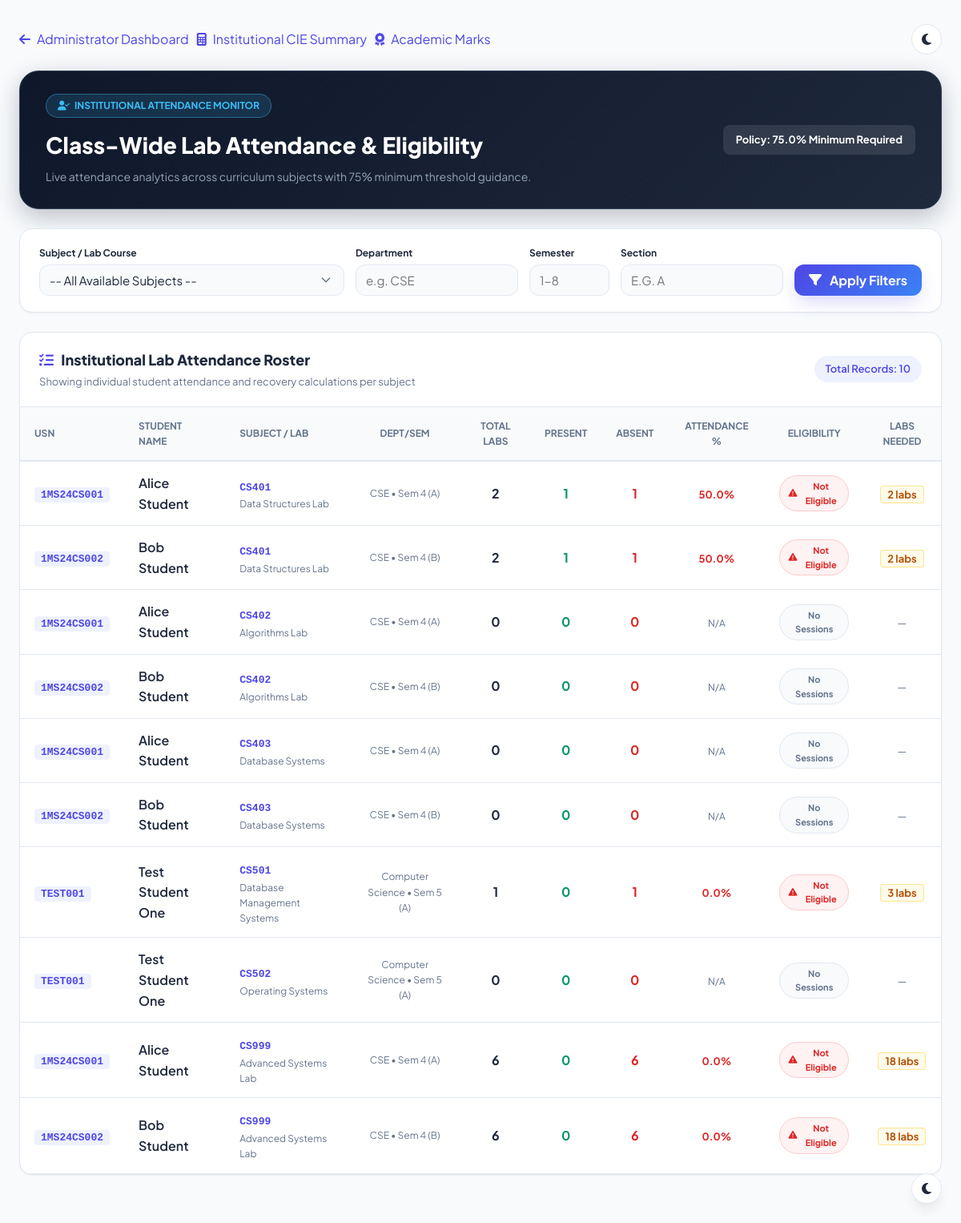
The app's page /admin/attendance (signed in) with its own data.
### tables this page shows
CREATE TABLE students(
        id INTEGER PRIMARY KEY AUTOINCREMENT,
        usn TEXT UNIQUE NOT NULL,
        fullname TEXT NOT NULL,
        email TEXT UNIQUE NOT NULL,
        department TEXT NOT NULL,
        semester INTEGER NOT NULL,
        section TEXT NOT NULL,
        qr_path TEXT
    );

CREATE TABLE "subjects" (id INTEGER PRIMARY KEY AUTOINCREMENT, subject_code TEXT UNIQUE NOT NULL, subject_name TEXT NOT NULL, department TEXT NOT NULL, semester INTEGER NOT NULL);

### app.py (the view)
@app.route("/admin/attendance")
@role_required("admin")
def admin_attendance():
    selected_subject = request.args.get("subject", "").strip().upper() or None
    selected_dept = request.args.get("department", "").strip() or None
    selected_sem = request.args.get("semester", "").strip() or None
    selected_sec = request.args.get("section", "").strip() or None
    conn = get_db_connection()
    cursor = conn.cursor()
    cursor.execute("SELECT subject_code, subject_name, department, semester FROM subjects ORDER BY subject_code ASC")
    all_subjects = cursor.fetchall()
    sem_int = int(selected_sem) if selected_sem and selected_sem.isdigit() else None
    attendance_records = get_class_attendance_summary(
        subject_code=selected_subject,
        department=selected_dept,
        semester=sem_int,
        section=selected_sec,
        conn=conn
    )
    conn.close()
    return render_template(
        "admin_attendance.html",
        all_subjects=all_subjects,
        selected_subject=selected_subject or "",
        selected_dept=selected_dept or "",
        selected_sem=selected_sem or "",
        selected_sec=selected_sec or "",
        attendance_records=attendance_records,
        min_attendance_pct=MIN_ATTENDANCE_PERCENTAGE,
        fullname=session.get("fullname", "Administrator")
    )

### templates/admin_attendance.html (shortened to what this page needs)
<!DOCTYPE html>
<html lang="en">
<head>
    <link rel="stylesheet" href="{{ url_for('static', filename='css/dashboard.css') }}">
    <link rel="stylesheet" href="{{ url_for('static', filename='css/style.css') }}">
    <link rel="stylesheet" href="https://cdnjs.cloudflare.com/ajax/libs/font-awesome/6.5.2/css/all.min.css">
</head>
<body style="background: var(--bg-main);">
    <div style="max-width: 1400px; margin: 30px auto; padding: 0 24px;">
        <div style="display: flex; justify-content: space-between; align-items: center; margin-bottom: 20px; flex-wrap: wrap; gap: 12px;">
            <div style="display: flex; gap: 10px; flex-wrap: wrap;">
                <a href="{{ url_for('admin') }}" class="btn btn-outline" style="display: inline-flex; align-items: center; gap: 8px;">
                    <i class="fas fa-arrow-left"></i> Administrator Dashboard
                </a>
                <a href="{{ url_for('admin_summary') }}" class="btn btn-outline" style="display: inline-flex; align-items: center; gap: 8px;">
                    <i class="fas fa-calculator"></i> Institutional CIE Summary
                </a>
                <a href="{{ url_for('admin_marks') }}" class="btn btn-outline" style="display: inline-flex; align-items: center; gap: 8px;">
                    <i class="fas fa-award"></i> Academic Marks
                </a>
            </div>
            <button class="theme-toggle-btn" title="Toggle Dark/Light Theme" type="button">
            </button>
        </div>
        <div class="admin-header-card">
            <div style="display: flex; justify-content: space-between; align-items: center; flex-wrap: wrap; gap: 20px;">
                <div>
                    <div style="display: inline-flex; align-items: center; gap: 6px; background: rgba(56, 189, 248, 0.15); border: 1px solid rgba(56, 189, 248, 0.4); color: #38bdf8; padding: 4px 14px; border-radius: 9999px; font-size: 12px; font-weight: 700; margin-bottom: 12px;">
                        <i class="fas fa-user-check"></i> INSTITUTIONAL ATTENDANCE MONITOR
                    </div>
                    <h1 style="font-size: 28px; font-weight: 800; margin: 0 0 6px 0; color: #ffffff;">
                        Class-Wide Lab Attendance & Eligibility
                    </h1>
                    <p style="color: #94a3b8; margin: 0; font-size: 14px;">
                        Live attendance analytics across curriculum subjects with 75% minimum threshold guidance.
                    </p>
                </div>
                <div style="background: rgba(255, 255, 255, 0.1); padding: 8px 16px; border-radius: 8px; font-size: 13px; font-weight: 700;">
                    Policy: {{ min_attendance_pct }}% Minimum Required
                </div>
            </div>
        </div>
        <div class="filter-card">
            <form action="{{ url_for('admin_attendance') }}" method="GET" style="display: flex; gap: 14px; align-items: flex-end; flex-wrap: wrap;">
                <div style="flex: 1; min-width: 180px;">
                    <label style="display: block; font-size: 12px; font-weight: 700; color: var(--text-main); margin-bottom: 5px;">Subject / Lab Course</label>
                    <select name="subject" class="form-control" style="width: 100%; padding: 9px 12px;">
                        <option value="">-- All Available Subjects --</option>
                    </select>
                </div>
                <div style="min-width: 140px;">
                    <label style="display: block; font-size: 12px; font-weight: 700; color: var(--text-main); margin-bottom: 5px;">Department</label>
                    <input type="text" name="department" value="{{ selected_dept }}" placeholder="e.g. CSE" class="form-control" style="padding: 9px 12px;">
                </div>
                <div style="min-width: 100px;">
                    <label style="display: block; font-size: 12px; font-weight: 700; color: var(--text-main); margin-bottom: 5px;">Semester</label>
                    <input type="number" name="semester" min="1" max="8" value="{{ selected_sem }}" placeholder="1-8" class="form-control" style="padding: 9px 12px;">
                </div>
                <div style="min-width: 100px;">
                    <label style="display: block; font-size: 12px; font-weight: 700; color: var(--text-main); margin-bottom: 5px;">Section</label>
                    <input type="text" name="section" value="{{ selected_sec }}" placeholder="e.g. A" class="form-control" style="padding: 9px 12px; text-transform: uppercase;">
                </div>
                <div>
                    <button type="submit" class="btn btn-primary" style="padding: 9px 18px; font-weight: 700;">
                        <i class="fas fa-filter"></i> Apply Filters
                    </button>
                </div>
            </form>
        </div>
        <div class="table-card" style="background: var(--card-bg); border-radius: var(--radius-lg); border: 1px solid var(--border); overflow: hidden; box-shadow: var(--shadow-sm); margin-bottom: 30px;">
            <div style="padding: 20px 24px; border-bottom: 1px solid var(--border); display: flex; justify-content: space-between; align-items: center; flex-wrap: wrap; gap: 12px;">
                <div>
                    <h3 style="font-size: 18px; font-weight: 800; color: var(--text-main); margin: 0;">
                        <i class="fas fa-list-check" style="color: var(--primary); margin-right: 6px;"></i> Institutional Lab Attendance Roster
                    </h3>
                    <p style="font-size: 13px; color: var(--text-muted); margin: 2px 0 0 0;">
                        Showing individual student attendance and recovery calculations per subject
                    </p>
                </div>
                <span class="badge badge-primary" style="font-size: 13px; padding: 6px 14px;">
                    Total Records: {{ attendance_records|length }}
                </span>
            </div>
            <div style="overflow-x: auto;">
                <table class="data-table" style="width: 100%; border-collapse: collapse;">
                    <thead>
                        <tr style="background: var(--bg-main); border-bottom: 2px solid var(--border);">
                            <th style="padding: 14px 18px; text-align: left; font-size: 12px; font-weight: 700; color: var(--text-muted); text-transform: uppercase;">USN</th>
                            <th style="padding: 14px 18px; text-align: left; font-size: 12px; font-weight: 700; color: var(--text-muted); text-transform: uppercase;">Student Name</th>
                            <th style="padding: 14px 18px; text-align: left; font-size: 12px; font-weight: 700; color: var(--text-muted); text-transform: uppercase;">Subject / Lab</th>
                            <th style="padding: 14px 18px; text-align: center; font-size: 12px; font-weight: 700; color: var(--text-muted); text-transform: uppercase;">Dept/Sem</th>
                            <th style="padding: 14px 18px; text-align: center; font-size: 12px; font-weight: 700; color: var(--text-muted); text-transform: uppercase;">Total Labs</th>
                            <th style="padding: 14px 18px; text-align: center; font-size: 12px; font-weight: 700; color: var(--text-muted); text-transform: uppercase;">Present</th>
                            <th style="padding: 14px 18px; text-align: center; font-size: 12px; font-weight: 700; color: var(--text-muted); text-transform: uppercase;">Absent</th>
                            <th style="padding: 14px 18px; text-align: center; font-size: 12px; font-weight: 700; color: var(--text-muted); text-transform: uppercase;">Attendance %</th>
                            <th style="padding: 14px 18px; text-align: center; font-size: 12px; font-weight: 700; color: var(--text-muted); text-transform: uppercase;">Eligibility</th>
                            <th style="padding: 14px 18px; text-align: center; font-size: 12px; font-weight: 700; color: var(--text-muted); text-transform: uppercase;">Labs Needed</th>
                        </tr>
                    </thead>
                    <tbody>
                        {% if attendance_records %}
                            {% for r in attendance_records %}
                            <tr style="border-bottom: 1px solid var(--border);">
                                <td style="padding: 14px 18px;">
                                    <span style="font-weight: 700; font-family: monospace; color: var(--primary); background: #eef2ff; padding: 2px 8px; border-radius: 4px; font-size: 13px;">
                                        {{ r['usn'] }}
                                    </span>
                                </td>
                                <td style="padding: 14px 18px; font-weight: 600; color: var(--text-main);">
                                    {{ r['fullname'] }}
                                </td>
                                <td style="padding: 14px 18px;">
                                    <span style="font-weight: 700; font-family: monospace; color: #4f46e5;">{{ r['subject_code'] }}</span>
                                    <div style="font-size: 12px; color: var(--text-muted);">{{ r['subject_name'] }}</div>
                                </td>
                                <td style="padding: 14px 18px; text-align: center; font-size: 12px; color: var(--text-muted);">
                                    {{ r['department'] }} • Sem {{ r['semester'] }} ({{ r['section'] }})
                                </td>
                                <td style="padding: 14px 18px; text-align: center; font-weight: 700; color: var(--text-main);">
                                    {{ r['total_sessions'] }}
                                </td>
                                <td style="padding: 14px 18px; text-align: center; font-weight: 700; color: #059669;">
                                    {{ r['present_sessions'] }}
                                </td>
                                <td style="padding: 14px 18px; text-align: center; font-weight: 700; color: #dc2626;">
                                    {{ r['absent_sessions'] }}
                                </td>
                                <td style="padding: 14px 18px; text-align: center;">
                                    {% if r['attendance_percentage'] is not none %}
                                        <strong style="color: {% if r['attendance_percentage'] >= min_attendance_pct %}#059669{% else %}#dc2626{% endif %}; font-size: 13px;">
                                            {{ r['attendance_percentage'] }}%
                                        </strong>
                                    {% else %}
                                        <span style="color: var(--text-muted); font-size: 12px;">N/A</span>
                                    {% endif %}
                                </td>
                                <td style="padding: 14px 18px; text-align: center;">
                                    {% if r['status'] == 'ELIGIBLE' %}
                                        <span class="status-pill eligible"><i class="fas fa-check"></i> Eligible</span>
                                    {% elif r['status'] == 'NOT ELIGIBLE' %}
                                        <span class="status-pill not-eligible"><i class="fas fa-exclamation-triangle"></i> Not Eligible</span>
                                    {% else %}
                                        <span class="status-pill neutral">{{ r['status'] }}</span>
                                    {% endif %}
                                </td>
                                <td style="padding: 14px 18px; text-align: center;">
                                    {% if r['status'] == 'NOT ELIGIBLE' %}
                                        <span style="color: #b45309; font-weight: 700; font-size: 13px; background: #fffbeb; padding: 2px 8px; border-radius: 4px; border: 1px solid #fde68a;">
                                            {{ r['additional_labs_required'] }} labs
                                        </span>
                                    {% elif r['status'] == 'ELIGIBLE' %}
                                        <span style="color: #059669; font-weight: 700; font-size: 13px;">0</span>
                                    {% else %}
                                        <span style="color: var(--text-muted); font-size: 13px;">&mdash;</span>
                                    {% endif %}
                                </td>
                            </tr>
                            {% endfor %}
                        {% endif %}
                    </tbody>
                </table>
            </div>
        </div>
    </div>
</body>
</html>

### records on screen
students: usn "1MS24CS001" "1MS24CS001" "1MS24CS001" "1MS24CS001", fullname "Alice Student" "Alice Student" "Alice Student" "Alice Student", department "CSE" "CSE" "CSE" "CSE"
subjects: subject_code "CS401" "CS401", subject_name "Data Structures Lab" "Data Structures Lab"
students: usn "1MS24CS002" "1MS24CS002" "1MS24CS002" "1MS24CS002", fullname "Bob Student" "Bob Student" "Bob Student" "Bob Student", department "CSE" "CSE" "CSE" "CSE"
subjects: subject_code "CS402" "CS402", subject_name "Algorithms Lab" "Algorithms Lab"
subjects: subject_code "CS403" "CS403", subject_name "Database Systems" "Database Systems"
students: usn "TEST001", fullname "Test Student One", subject_code "CS501", subject_name "Database Management Systems", department "Computer Science", semester "5", section "A", total_sessions "1", present_sessions "0", absent_sessions "1", attendance_percentage "0.0", shows "Not Eligible", additional_labs_required "3", usn "TEST001", fullname "Test Student One", department "Computer Science"
subjects: subject_code "CS502", subject_name "Operating Systems"
subjects: subject_code "CS999" "CS999", subject_name "Advanced Systems Lab" "Advanced Systems Lab"

### other values on screen
{{ min_attendance_pct }} "75.0"
{{ attendance_records|length }} "10"
{{ r['semester'] }} "4" "4" "4" "4" "4" "4" "5" "4" "4"
{{ r['section'] }} "A" "B" "A" "B" "A" "B" "A" "A" "B"
{{ r['total_sessions'] }} "2" "2" "0" "0" "0" "0" "0" "6" "6"
{{ r['present_sessions'] }} "1" "1" "0" "0" "0" "0" "0" "0" "0"
{{ r['absent_sessions'] }} "1" "1" "0" "0" "0" "0" "0" "6" "6"
{{ r['attendance_percentage'] }} "50.0" "50.0" "0.0" "0.0"
{{ r['additional_labs_required'] }} "2" "2" "18" "18"
{{ r['status'] }} "No Sessions" "No Sessions" "No Sessions" "No Sessions" "No Sessions"
